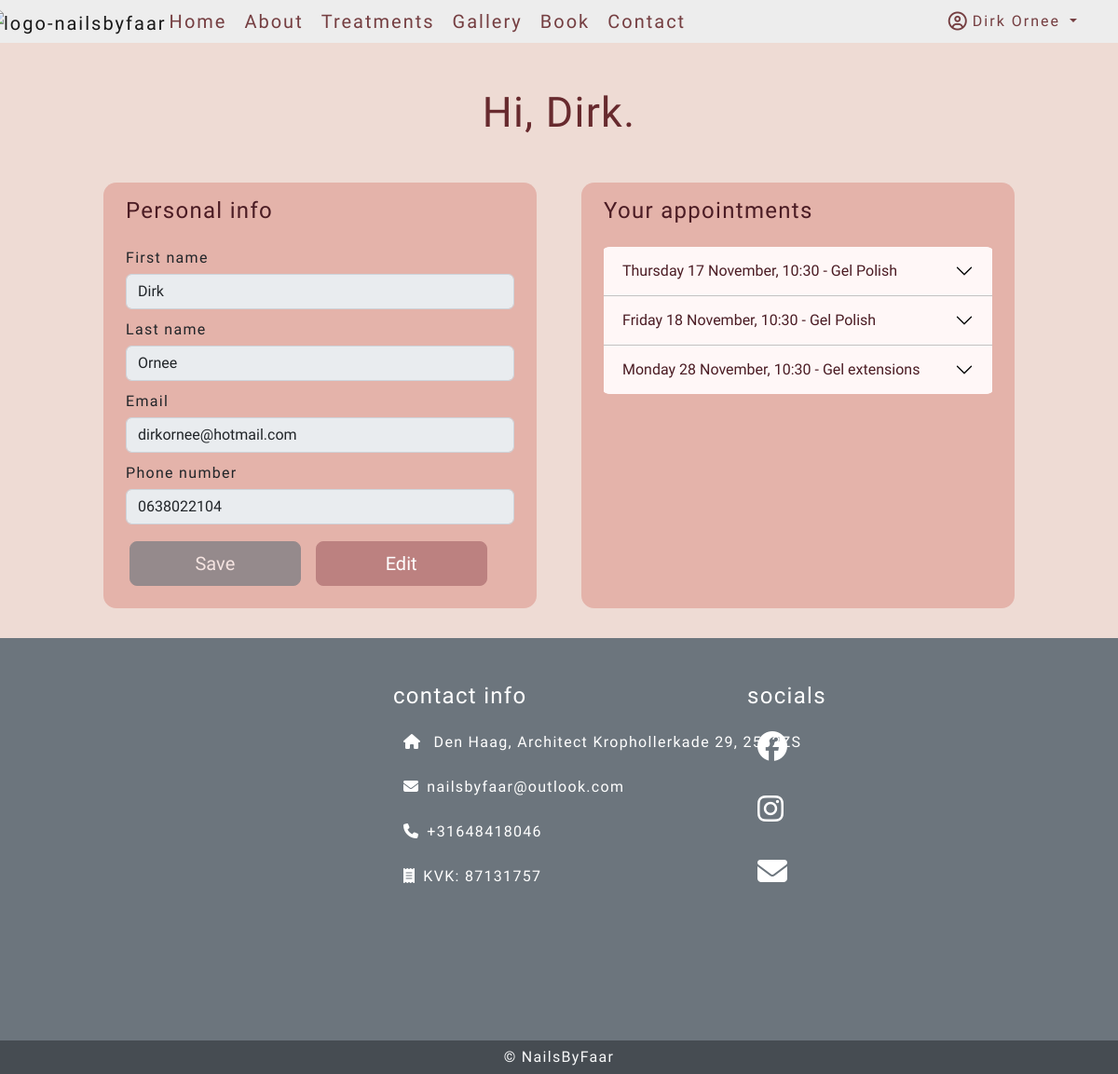
Before: /user/dashboard (signed in) with the older database file.
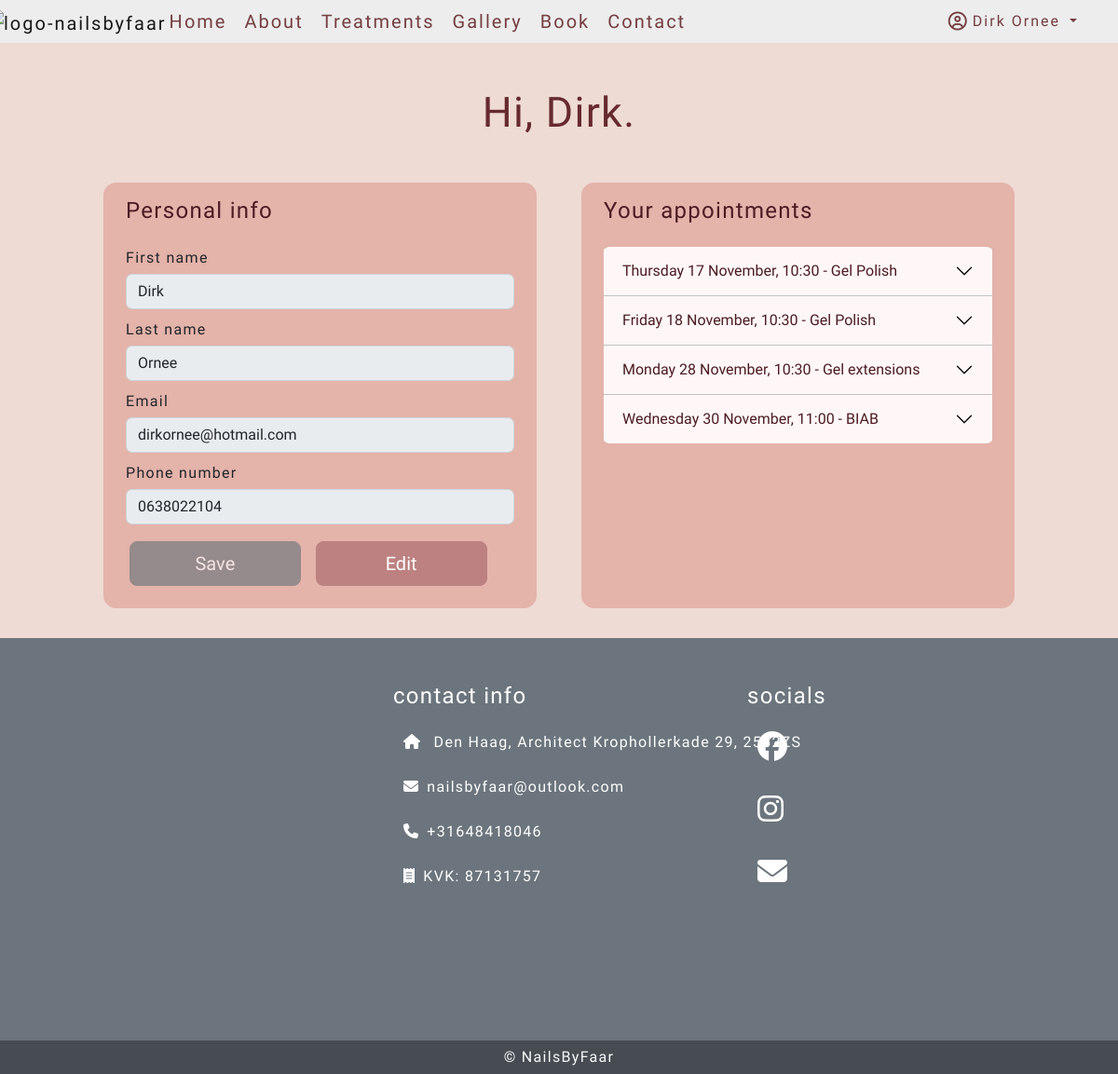
After: the same page with the newer database file.
### salon/models.py (models this page shows, shortened)
class Appointment(models.Model):
    user = models.ForeignKey(
        User,
        related_name="user",
        on_delete=models.PROTECT,
        null=True,
        blank=True
        )
    email = models.EmailField(max_length=254, blank=True, null=True)
    first_name = models.CharField(max_length=254, null=True, blank=True)
    last_name = models.CharField(max_length=254, null=True, blank=True)
    phone_number = models.CharField(max_length=16, null=True, blank=True)
    treatment_name = models.ForeignKey(
        Treatment,
        related_name="treatment_name",
        on_delete=models.PROTECT,
        null=True
        )
    date_time = models.DateTimeField()

class Treatment(models.Model):
    appointment_type = models.CharField(max_length=150)
    title = models.CharField(max_length=150, unique=True)
    description = models.TextField()
    short_description = models.CharField(max_length=225)
    image = CloudinaryField('image', default='placeholder')
    price = models.DecimalField(max_digits=10, decimal_places=2)
    duration = models.DecimalField(max_digits=3, decimal_places=0)
    display = models.BooleanField(default=False)
    active = models.BooleanField(default=False)

### users/views.py (the view, shortened to what this page needs)
# urls.py: path('dashboard', views.Dashboard.as_view(), name="dashboard"),
class Dashboard(View):
    def get(self, request):
        user_dict = {}
        if request.user.is_authenticated:
            user_dict = {
                'email': request.user.email,
                'first_name': request.user.first_name,
                'last_name': request.user.last_name,
                'phone_number': request.user.phone_number
                }
        else:
            return HttpResponseRedirect(reverse("account_login"))
        user_form = EditUserForm(initial=user_dict)
        yesterday = datetime.today() - timedelta(days=1)
        appointment_queryset_1 = Appointment.objects.filter(
            date_time__gt=yesterday).filter(
                user__email=request.user.email).order_by(
                    "date_time").values()
        appointment_queryset_2 = Appointment.objects.filter(
            date_time__gt=yesterday).filter(
                email=request.user.email).order_by(
                    "date_time").values()
        appointment_queryset = list(appointment_queryset_1 | appointment_queryset_2)
        for dict in appointment_queryset:
            date = dict["date_time"]
            check_date = datetime.now() + timedelta(days=2)
            if date <= check_date:
                dict["not_cancellable"] = True
            dict["date_time_short"] = dict["date_time"].strftime("%A %d %B, %H:%M")
            dict["date_time"] = dict["date_time"].strftime("%A %d %B %Y, %H:%M")
            dict["duration"] = int(Treatment.objects.get(id=dict['treatment_name_id']).duration)
            dict["treatment_name"] = Treatment.objects.get(id=dict['treatment_name_id']).title
        context = {"user_form": user_form, "appointments": appointment_queryset}
        return render(request, "user-dashboard.html", context=context)

### users/forms.py
class EditUserForm(forms.ModelForm):
    def __init__(self, *args, **kwargs):
        super(EditUserForm, self).__init__(*args, **kwargs)
        for fieldname, field in self.fields.items():
            field.widget.attrs.update({
            'class': 'custom-form-field'
        })
    class Meta:
        model = User
        fields = ('first_name', 'last_name', 'email', 'phone_number')

### templates/user-dashboard.html (shortened to what this page needs)
{% extends "base.html" %}
{% load static %}
{% load crispy_forms_tags %}
{% block content %}
<div class="container mt-md-5 my-2">
    <div class="row mx-auto w-100 justify-content-center">
        <div class="text-center mb-3">
            <h2>Hi, {{ request.user.first_name}}.</h2>
        </div>
        <div class="col-md-5 m-4 py-3 px-md-4 h-100 user-data-box">
            <h4>Personal info</h4>
            <form method="POST" class="mt-4" id="user-data-form">
                {{ user_form | crispy }}
                <div class="row">
                    <button type="submit" class="btn btn-secondary btn-card btn-lg col-5 disabled my-2 ms-3"
                        id="save-user-data">Save</button>
                    <button type="button" onClick="editUserData()"
                        class="btn btn-secondary btn-card btn-lg col-5 my-2 ms-3" id="edit-user-data">Edit</button>
                </div>
            </form>
        </div>
        <div class="col-md-5 m-4 py-3 px-md-4 user-data-box">
            <h4>Your appointments</h4>
            <div class="mt-4 accordion accordion-flush" id="accordionFlushAppointment">
                {% for appointment in appointments %}
                <div class="accordion-item">
                    <h5 class="accordion-header" id="flush-heading-{{ forloop.counter }}">
                        <button class="accordion-button collapsed" type="button" data-bs-toggle="collapse"
                            data-bs-target="#flush-collapse-{{ forloop.counter }}" aria-expanded="false"
                            aria-controls="flush-collapse-{{ forloop.counter }}">
                            {{ appointment.date_time_short }} - {{ appointment.treatment_name }}
                        </button>
                    </h5>
                </div>
                {% endfor %}
            </div>
        </div>
    </div>
</div>
{% endblock %}

Changed rows visible on the page:
added Appointment: date_time_short "Wednesday 30 November, 11:00", treatment_name "BIAB"
